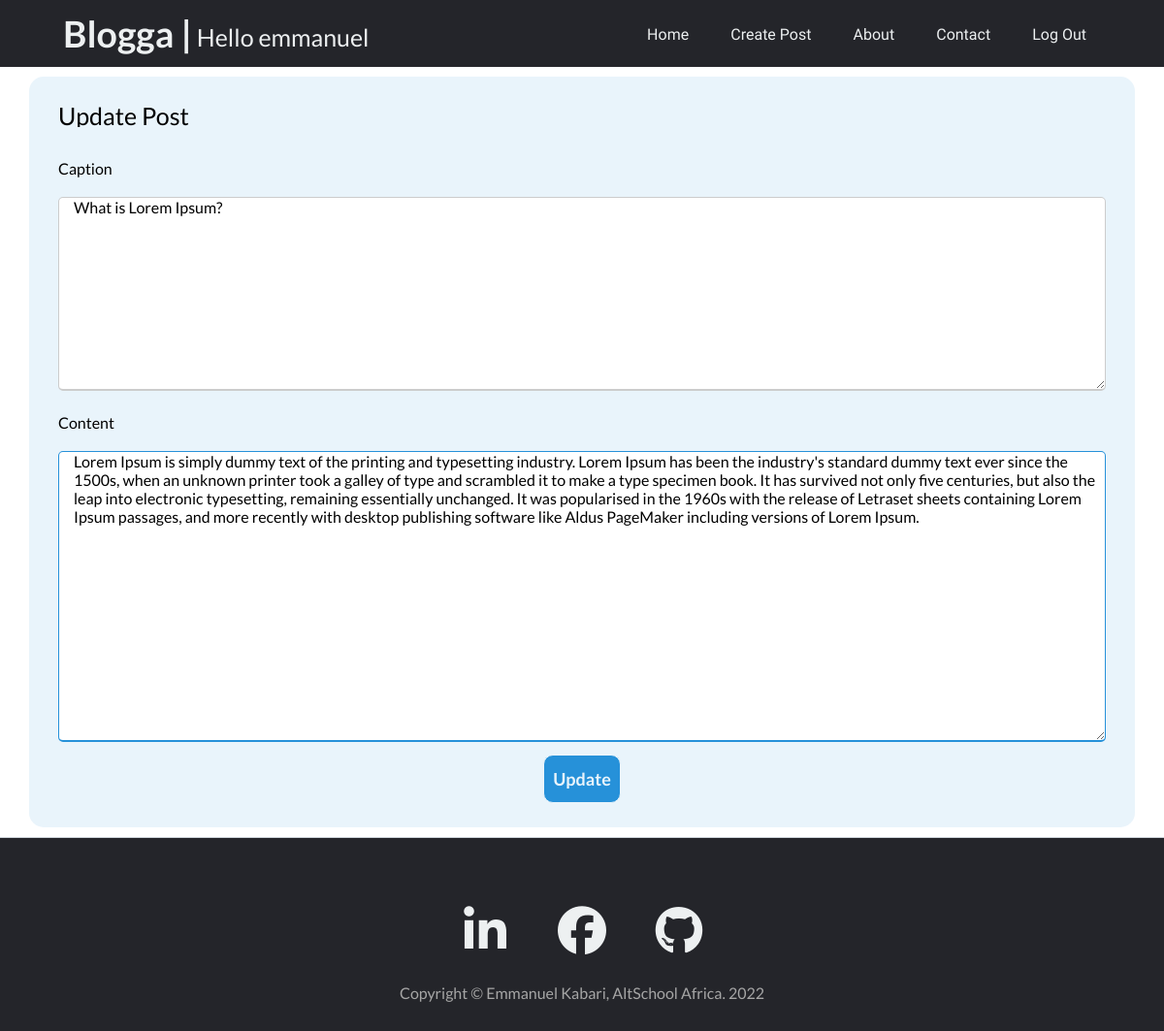
/blogposts/post/edit_post/2/ (signed in), run on an earlier commit of the app's database.
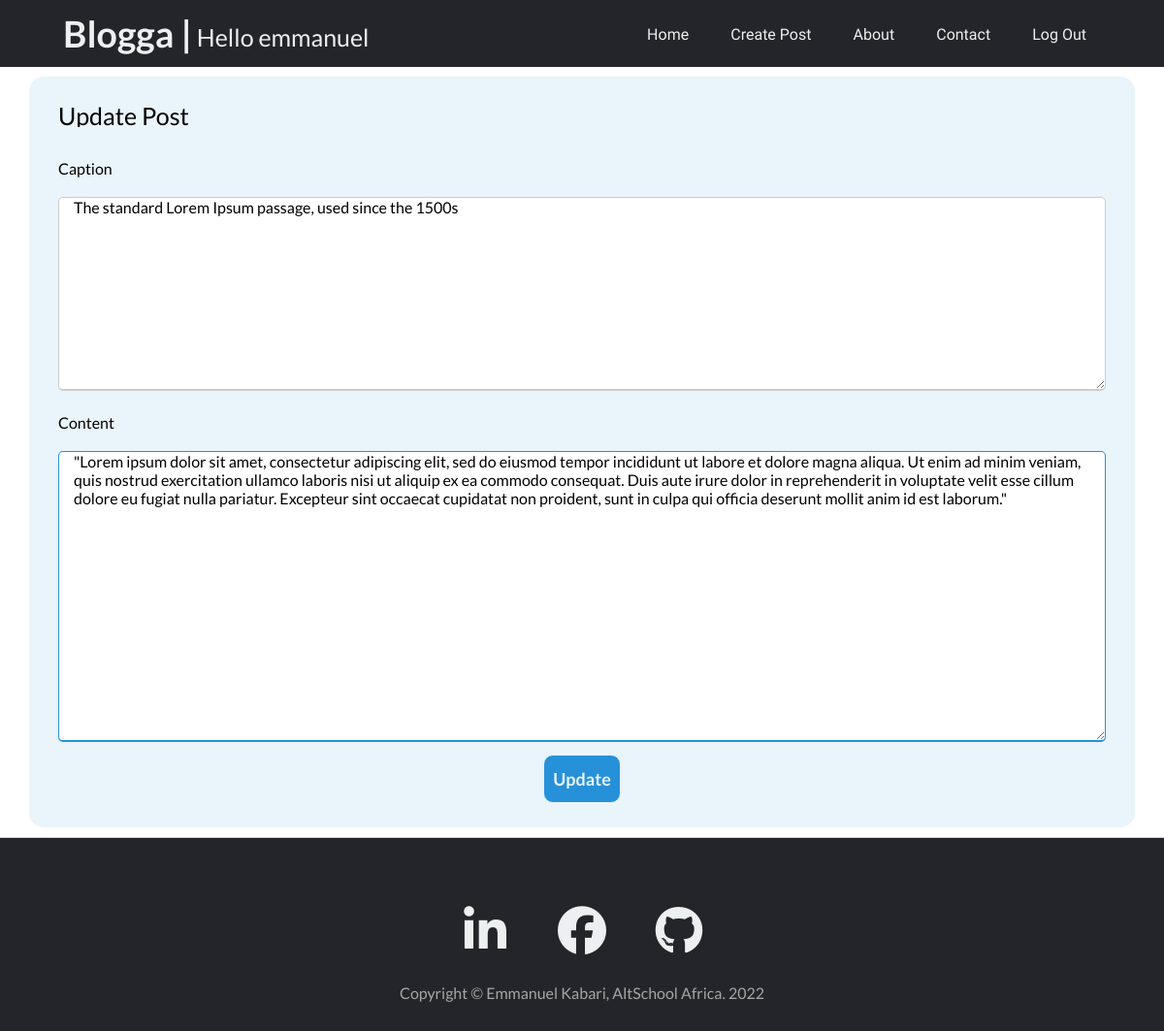
And on a later commit of the database.
### app.py (models this page shows, shortened)
class BlogPost(db.Model):
    __tablename__ = 'blog_post'
    id = db.Column(db.Integer(), primary_key=True)
    caption = db.Column(db.String(), nullable=False)
    content = db.Column(db.String(), nullable=False)
    owner_id = db.Column(db.Integer(), db.ForeignKey(
        'users.id'), nullable=False)
    date_created = db.Column(db.DateTime(), default=datetime.utcnow)

### app.py (the view, shortened to what this page needs)
@app.route('/blogposts/post/edit_post/<int:id>/', methods=['GET', 'POST'])
@login_required
def edit_post(id):
    post_to_edit = BlogPost.query.get_or_404(id)
    if current_user.id == post_to_edit.owner_id:
        post_to_edit.caption = post_to_edit.caption
        post_to_edit.content = post_to_edit.content
        return render_template('edit_post.html', post=post_to_edit)
    else:
        flash("You do not have the previledge to edit this post")
        post = BlogPost.query.get_or_404(id)
        return render_template('post.html', post=post)

### app.py (called while the page is built)
@login_manager.user_loader
def user_loader(id):
    return User.query.get(int(id))

### templates/edit_post.html (shortened to what this page needs)
{% extends 'base.html' %}
{% block content %}
<section class="message-section">
    <div class="message-container">
        <div class="message-title">Update Post</div>
        <form action="{{ url_for('edit_post', id=post.id) }}" method="POST">
            <div class="message-data">
                <div class="title-box">
                    <span class="message-details">Caption</span>
                    <textarea class="input-control" name="caption" id="caption" placeholder="Create a Caption"
                        required>{{post.caption}}</textarea>
                </div>
                <div class=" message-box">
                    <span class="message-details">Content</span>
                    <textarea class="input-control" name="content" id="content" placeholder="Enter your Message"
                        required>{{post.content}}</textarea>
                </div>
            </div>
            <div class="button">
                <input class="message-btn" type="submit" value="Update">
            </div>
        </form>
    </div>
</section>
{% endblock %}

What changed in the data, as far as the page shows it:
changed BlogPost: caption "What is Lorem Ipsum?" → "The standard Lorem Ipsum passage, used since the 1500s"; content "Lorem Ipsum is simply dummy text of the printing and typesetting industry. Lorem Ipsum has been the industry's standard dummy text ever since the 1500s, when an unknown printer took a galley of type and scrambled it to make a type specimen book. It has survived not only five centuries, but also the leap into electronic typesetting, remaining essentially unchanged. It was popularised in the 1960s with the release of Letraset sheets containing Lorem Ipsum passages, and more recently with desktop publishing software like Aldus PageMaker including versions of Lorem Ipsum." → "\"Lorem ipsum dolor sit amet, consectetur adipiscing elit, sed do eiusmod tempor incididunt ut labore et dolore magna aliqua. Ut enim ad minim veniam, quis nostrud exercitation ullamco laboris nisi ut aliquip ex ea commodo consequat. Duis aute irure dolor in reprehenderit in voluptate velit esse cillum dolore eu fugiat nulla pariatur. Excepteur sint occaecat cupidatat non proident, sunt in culpa qui officia deserunt mollit anim id est laborum.\""
